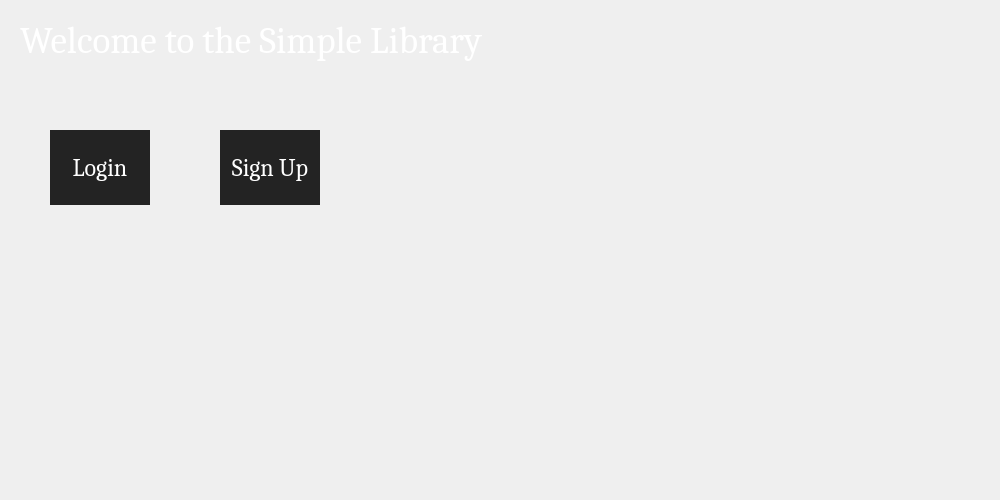
            <widget class="QWidget" name="page_home">
             <property name="minimumSize">
              <size>
               <width>1000</width>
               <height>500</height>
              </size>
             </property>
             <widget class="QLabel" name="label_3">
              <property name="geometry">
               <rect>
                <x>20</x>
                <y>10</y>
                <width>521</width>
                <height>61</height>
               </rect>
              </property>
              <property name="font">
               <font>
                <family>Cambria</family>
                <pointsize>28</pointsize>
                <weight>50</weight>
                <bold>false</bold>
               </font>
              </property>
              <property name="styleSheet">
               <string notr="true">color: rgb(255, 255, 255);</string>
              </property>
              <property name="text">
               <string>Welcome to the Simple Library</string>
              </property>
             </widget>
             <widget class="QPushButton" name="btn_login">
              <property name="geometry">
               <rect>
                <x>50</x>
                <y>130</y>
                <width>100</width>
                <height>75</height>
               </rect>
              </property>
              <property name="sizePolicy">
               <sizepolicy hsizetype="Fixed" vsizetype="Fixed">
                <horstretch>0</horstretch>
                <verstretch>0</verstretch>
               </sizepolicy>
              </property>
              <property name="minimumSize">
               <size>
                <width>100</width>
                <height>75</height>
               </size>
              </property>
              <property name="maximumSize">
               <size>
                <width>100</width>
                <height>75</height>
               </size>
              </property>
              <property name="font">
               <font>
                <family>Cambria</family>
                <pointsize>18</pointsize>
               </font>
              </property>
              <property name="layoutDirection">
               <enum>Qt::LeftToRight</enum>
              </property>
              <property name="styleSheet">
               <string notr="true">QPushButton {	
	border: none;
	background-color: rgb(35, 35, 35);
   color: rgb(255, 255, 255);
}
QPushButton:hover {
	background-color: rgb(0, 170, 255);
}
</string>
              </property>
              <property name="text">
               <string>Login</string>
              </property>
              <property name="icon">
               <iconset resource="icons.qrc">
                <normaloff>:/icons/cil-arrow-circle-right.png</normaloff>:/icons/cil-arrow-circle-right.png</iconset>
              </property>
             </widget>
             <widget class="QPushButton" name="btn_signup">
              <property name="geometry">
               <rect>
                <x>220</x>
                <y>130</y>
                <width>100</width>
                <height>75</height>
               </rect>
              </property>
              <property name="sizePolicy">
               <sizepolicy hsizetype="Fixed" vsizetype="Fixed">
                <horstretch>0</horstretch>
                <verstretch>0</verstretch>
               </sizepolicy>
              </property>
              <property name="minimumSize">
               <size>
                <width>100</width>
                <height>75</height>
               </size>
              </property>
              <property name="maximumSize">
               <size>
                <width>100</width>
                <height>75</height>
               </size>
              </property>
              <property name="font">
               <font>
                <family>Cambria</family>
                <pointsize>18</pointsize>
               </font>
              </property>
              <property name="styleSheet">
               <string notr="true">QPushButton {	
	border: none;
	background-color: rgb(35, 35, 35);
   color: rgb(255, 255, 255);
}
QPushButton:hover {
	background-color: rgb(0, 170, 255);
}
</string>
              </property>
              <property name="text">
               <string>Sign Up</string>
              </property>
              <property name="icon">
               <iconset resource="icons.qrc">
                <normaloff>:/icons/cil-user-follow.png</normaloff>:/icons/cil-user-follow.png</iconset>
              </property>
             </widget>
            </widget>
